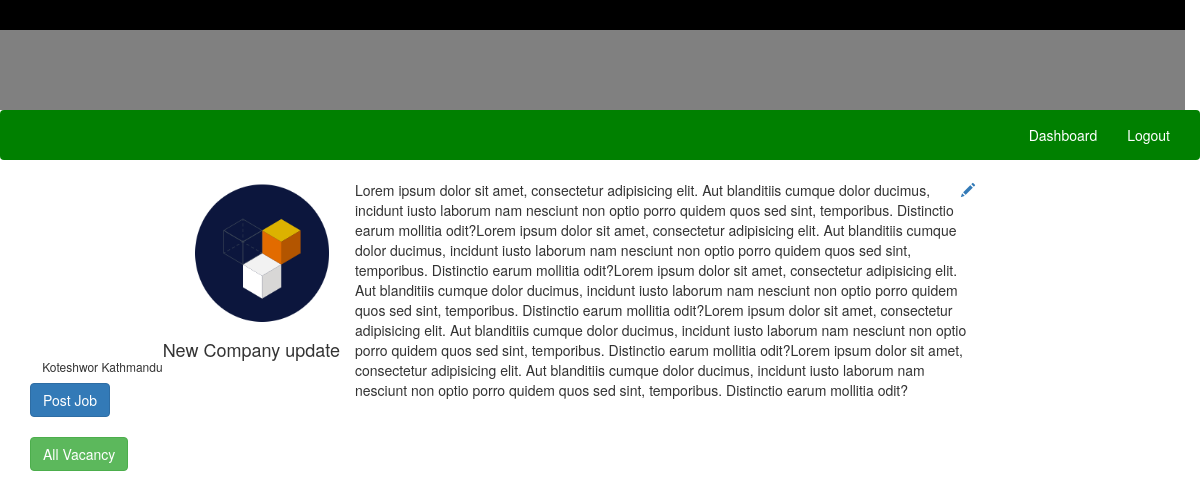
Screenshot of /company/dashboard/ (signed in) with the database file from the repository.
### company/models.py (models this page shows, shortened)
class Company(models.Model):
    company_name = models.CharField(max_length=100)
    about = models.TextField(null=True,blank=True)
    profile_image = models.ImageField(upload_to='company/',null=True,blank=True)
    adress = models.CharField(max_length=100)
    user = models.ForeignKey(User,on_delete=models.CASCADE)

### company/views.py (the view)
# urls.py: path('dashboard/',views.dashbaord,name='dashboard'),
@login_required(login_url='signin')
def dashbaord(request):
    company = Company.objects.get(user=request.user)
    context = {
        'company':company
    }
    return render(request,'dashboard.html',context)

### templates/dashboard.html (shortened to what this page needs)
{% extends 'master/master.html' %}
 {% load static %}
{% block content %}
 <div class="container">
      <div class="row">
          <div class="col-md-10">
              <div class="row">
                  <div class="col-md-4">
                      <div class="row">
                          {% if company.profile_image %}
                        <img src="{{MEDIA_URL}}{{company.profile_image.url}}" class="me">
                      {% else %}
                         <img src="{% static 'me.jpg' %}" class="me">
                      {% endif %}
                      </div>
                      <div class="row">
                          <h4 style="float:right;">{{company.company_name}}</h4>
                          <br/>
                          <h6 style="float:right;"><span>{{company.adress}}</span></h6>
                      </div>
                      <a href="{% url 'postjob' %}" class="btn btn-primary">Post Job</a>
                      <br/>
                      <br/>
                      <a href="{% url 'vacancylist' %}" class="btn btn-success">All Vacancy</a>
                  </div>
                  <div class="col-md-8">
                      <a href="{% url 'edit_company' %}" style="float:right;"><span class="glyphicon glyphicon-pencil" aria-hidden="true"></span> </a>
                      <p>
                          {{company.about}}
                      </p>
                  </div>
              </div>
          </div>
      </div>
  </div>
{% endblock %}

### static/css/style.css (style rules this page uses)
body { margin:0px; padding:0px; }
.me { height:150px; width:150px; border-radius:150px; float:right; }

### rows the page displays
Company: profile_image (picture), company_name "New Company update", adress "Koteshwor Kathmandu", about "Lorem ipsum dolor sit amet, consectetur adipisicing elit. Aut blanditiis cumque dolor ducimus, incidunt iusto laborum nam nesciunt non optio porro quidem quos sed sint, temporibus. Distinctio earum mollitia odit?Lorem ipsum dolor sit amet, consectetur adipisicing elit. Aut blanditiis cumque dolor ducimus, incidunt iusto laborum nam nesciunt non optio porro quidem quos sed sint, temporibus. Distinctio earum mollitia odit?Lorem ipsum dolor sit amet, consectetur adipisicing elit. Aut blanditiis cumque dolor ducimus, incidunt iusto laborum nam nesciunt non optio porro quidem quos sed sint, temporibus. Distinctio earum mollitia odit?Lorem ipsum dolor sit amet, consectetur adipisicing elit. Aut…"
